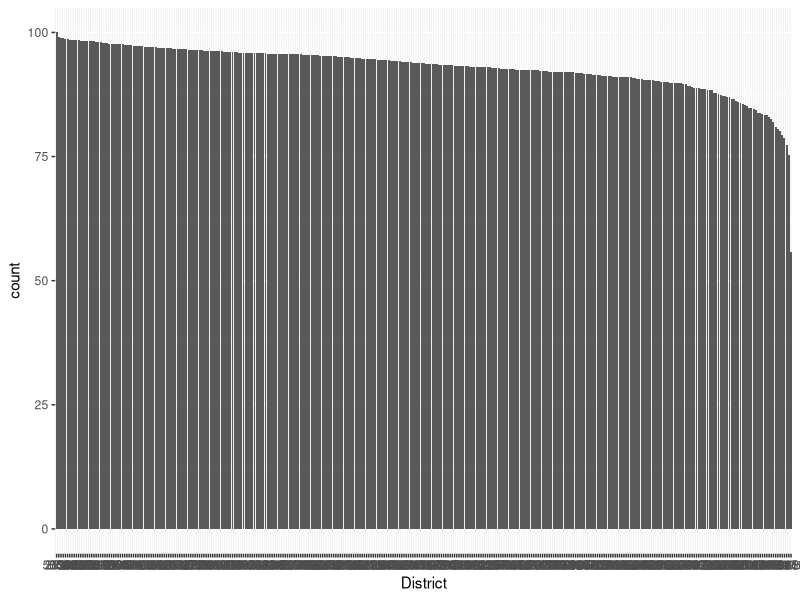
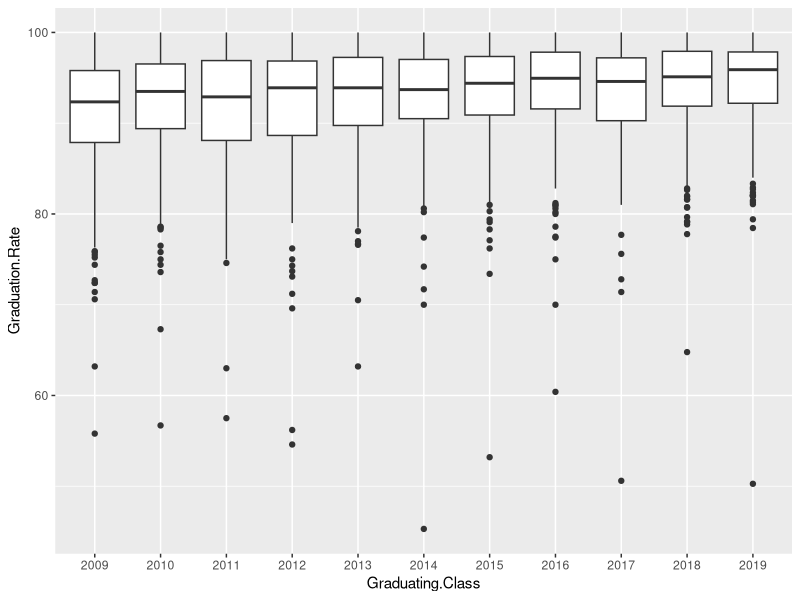

The R script that drew these images, in order: (Note: this script raises an error after producing the figures.)
## ---- chunk 1
knitr::opts_chunk$set(echo = TRUE)
## ---- chunk 2
#all the packages we used in this project
library(ggplot2)
library(dplyr)
library(lubridate)
## ---- chunk 3
df=read.csv("4-Year_Graduation_Rates_in_Iowa_by_Cohort_and_Public_School_District.csv")
## ---- chunk 4
dim(df)
variable.names(df)
length(unique(df$District)) 
length(unique(df$District.Name))
range(df$Graduating.Class)

## ---- chunk 5
gr=na.omit(df)
head(gr)
dim(gr)
## ---- chunk 6
gr %>% 
  group_by(District) %>% 
  summarize(Graduation.Rate= mean(Graduation.Rate)) %>%
  mutate(District= reorder(District, -Graduation.Rate, mean)) %>%
  ggplot(aes(District, weight=Graduation.Rate)) + geom_bar()
## ---- chunk 7
gr$Graduating.Class=as.character(gr$Graduating.Class)
gr %>% 
  group_by(Graduating.Class) %>% 
  ggplot(aes(Graduating.Class,y=Graduation.Rate))+geom_boxplot()
## ---- chunk 8
df3 <- read.csv("graduate_intention.csv")
#change all the N/A and empty cell into NA and delete them
df3[df3 == ""] <- NA
df3[df3 == "N/A"] <- NA
gi=na.omit(df3)
variable.names(gi)
str(gi)
gi$Diploma.Count=as.numeric(gi$Diploma.Count)
gi$Private.4.Year.College=as.numeric(gi$Private.4.Year.College)
gi$Public.4.Year.College=as.numeric(gi$Public.4.Year.College)
gi$Private.2.Year.College=as.numeric(gi$Private.2.Year.College)
gi$Community.College=as.numeric(gi$Community.College)
gi$Other.Training=as.numeric(gi$Other.Training)
gi$Employment=as.numeric(gi$Employment)
gi$Homemaker=as.numeric(gi$Homemaker)
gi$Military=as.numeric(gi$Military)
gi$Unknown=as.numeric(gi$Unknown)
gi$Graduation.Year=as.character(gi$Graduation.Year)
str(gi)
gi=na.omit(gi)
dim(gi)
## ---- chunk 9
gi%>%group_by(Graduation.Year)%>%
  summarize(
    sum.Diploma.Count=sum(Diploma.Count),
    sum.Private.4.Year.College=sum(Private.4.Year.College),
    sum.Public.4.Year.College=sum(Public.4.Year.College),
    sum.Private.2.Year.College=sum(Private.2.Year.College),
    sum.Community.College=sum(Community.College),
    sum.Other.Training=sum(Other.Training),
    sum.Employment=sum(Employment),
    sum.Homemaker=sum(Homemaker),
    sum.Military=sum(Military),
    sum.Unknown=sum(Unknown)
  )
## ---- chunk 10
ggplot(gi,aes(x=Graduation.Year, y=Diploma.Count))+geom_point()
